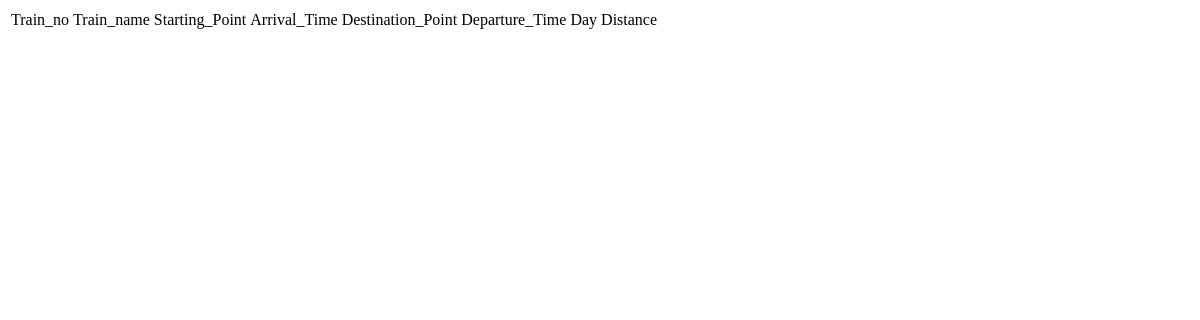
The app's page /train.php, older data.
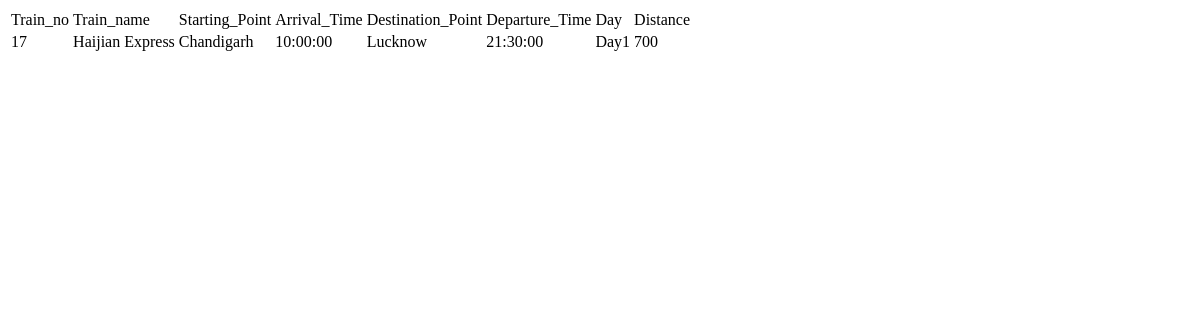
The same page, newer data.
### tables this page shows
create table train
(
  trainno int not null,
  tname varchar(20),
  sp varchar(50),
  st time,
  dp varchar(50),
  dt time,
  dd varchar(10),
  distance int,
  insert_into_train varchar(50),
  primary key(trainno)
);

### train.php (the view)
<html>
<body style=" background-image: url(adminlogin.jpeg);
    height: 100%;
    background-position: center;
    background-repeat: no-repeat;
    background-size: cover;">
<?php
$conn=mysqli_connect("localhost","root","386465721","booking_system");
$query="SELECT * FROM train";
$result=mysqli_query($conn,$query);
echo "
<table>
<thead><td>Train_no</td><td>Train_name</td><td>Starting_Point</td><td>Arrival_Time</td><td>Destination_Point</td><td>Departure_Time</td><td>Day</td><td>Distance</td><td></td></thead>
";
while ($row=mysqli_fetch_array($result))
{
	echo "
<tr><td>".$row['trainno']."</td><td>".$row['tname']."</td><td>".$row['sp']."</td><td>".$row['st']."</td><td>".$row['dp']."</td><td>".$row['dt']."</td><td>".$row['dd']."</td><td>".$row['distance']."";
}
echo "</table>";
?>
</body>
</html>

Row changes from the older to the newer data that the page shows:
added train: trainno "17", tname "Haijian Express", sp "Chandigarh", st "10:00:00", dp "Lucknow", dt "21:30:00", dd "Day1", distance "700"
